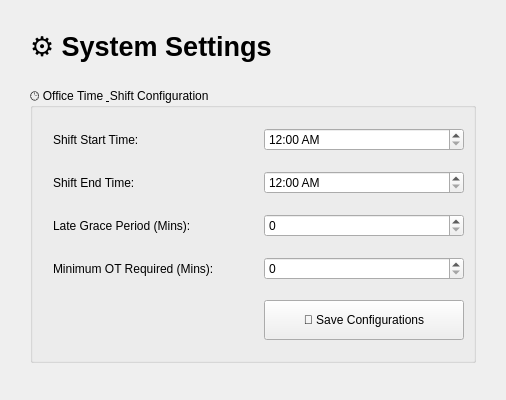
      <widget class="QWidget" name="page_settings">
       <layout class="QVBoxLayout" name="verticalLayout_set">
        <property name="spacing"><number>25</number></property>
        <property name="leftMargin"><number>30</number></property>
        <property name="topMargin"><number>30</number></property>
        <property name="rightMargin"><number>30</number></property>
        <property name="bottomMargin"><number>30</number></property>
        
        <item>
         <widget class="QLabel" name="lbl_set_title">
          <property name="font"><font><family>Segoe UI</family><pointsize>20</pointsize><bold>true</bold></font></property>
          <property name="text"><string>⚙️ System Settings</string></property>
         </widget>
        </item>

        <item>
         <widget class="QGroupBox" name="group_time_settings">
          <property name="title"><string>🕒 Office Time &amp; Shift Configuration</string></property>
          <layout class="QFormLayout" name="formLayout_time">
           <property name="horizontalSpacing"><number>50</number></property>
           <property name="verticalSpacing"><number>20</number></property>
           <property name="topMargin"><number>20</number></property>
           <property name="bottomMargin"><number>20</number></property>
           <property name="leftMargin"><number>20</number></property>
           <item row="0" column="0">
            <widget class="QLabel" name="lbl_set_start">
             <property name="text"><string>Shift Start Time:</string></property>
            </widget>
           </item>
           <item row="0" column="1">
            <widget class="QTimeEdit" name="timeEdit_start">
             <property name="displayFormat"><string>hh:mm AP</string></property>
             <property name="minimumSize"><size><width>150</width><height>0</height></size></property>
            </widget>
           </item>
           
           <item row="1" column="0">
            <widget class="QLabel" name="lbl_set_end">
             <property name="text"><string>Shift End Time:</string></property>
            </widget>
           </item>
           <item row="1" column="1">
            <widget class="QTimeEdit" name="timeEdit_end">
             <property name="displayFormat"><string>hh:mm AP</string></property>
             <property name="minimumSize"><size><width>150</width><height>0</height></size></property>
            </widget>
           </item>

           <item row="2" column="0">
            <widget class="QLabel" name="lbl_set_grace">
             <property name="text"><string>Late Grace Period (Mins):</string></property>
            </widget>
           </item>
           <item row="2" column="1">
            <widget class="QSpinBox" name="spin_grace">
             <property name="maximum"><number>120</number></property>
             <property name="minimumSize"><size><width>150</width><height>0</height></size></property>
            </widget>
           </item>

           <item row="3" column="0">
            <widget class="QLabel" name="lbl_set_ot">
             <property name="text"><string>Minimum OT Required (Mins):</string></property>
            </widget>
           </item>
           <item row="3" column="1">
            <widget class="QSpinBox" name="spin_ot">
             <property name="maximum"><number>300</number></property>
             <property name="minimumSize"><size><width>150</width><height>0</height></size></property>
            </widget>
           </item>
           
           <item row="4" column="1">
            <widget class="QPushButton" name="btn_save_settings">
             <property name="text"><string>💾 Save Configurations</string></property>
             <property name="minimumSize"><size><width>200</width><height>40</height></size></property>
             <property name="maximumSize"><size><width>200</width><height>40</height></size></property>
            </widget>
           </item>
          </layout>
         </widget>
        </item>

        <item>
         <spacer name="verticalSpacer_set">
          <property name="orientation"><enum>Qt::Orientation::Vertical</enum></property>
         </spacer>
        </item>
       </layout>
      </widget>
